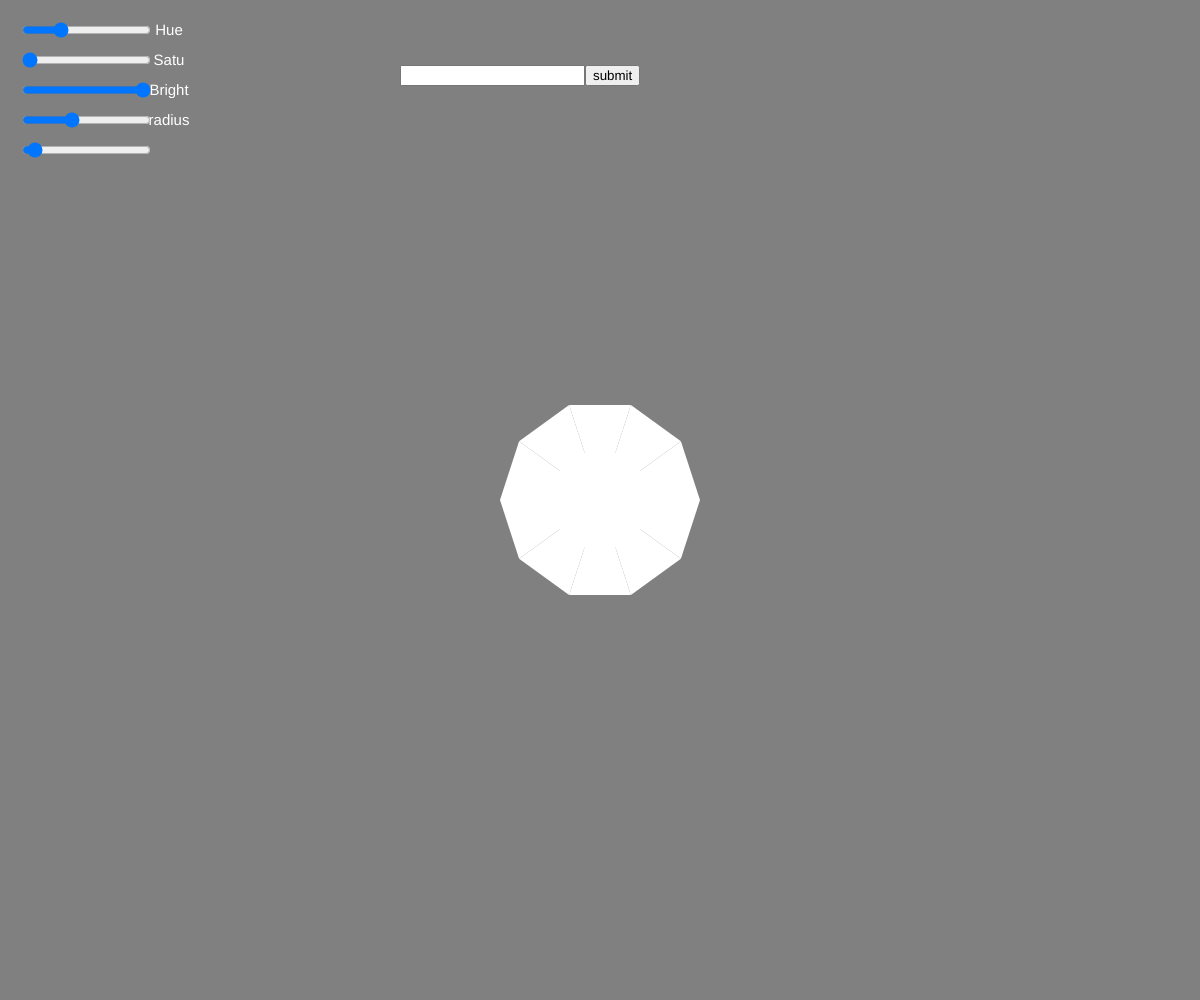
Frame 1 (no input)
Frame 60 (no input): identical to frame 1, image omitted
Frame 120 (the mouse pressed at the canvas centre since frame 60): identical to frame 1, image omitted

The p5.js sketch that drew this single still picture (run headless with seeded random() and noise() and a simulated clock; from frame 60 on, the mouse is pressed at the canvas centre):

// p5.js sketch
// ── sketch.js
var rSlider, gSlider, bSlider, kSlider;
function setup() {
// create canvas
colorMode(HSB,360,100,100);
createCanvas(windowWidth, windowHeight);
textSize(15);
noStroke();
// create sliders
rSlider = createSlider(0, 360, 100);
rSlider.position(20, 20);
gSlider = createSlider(0, 100, 0);
gSlider.position(20, 50);
bSlider = createSlider(0, 100, 100);
bSlider.position(20, 80);
kSlider = createSlider(10,height/4,100);
kSlider.position(20, 110);
aSlider = createSlider(6,100,10);
aSlider.position(20, 140);
  
input = createInput();
input.position(400, 65);
button = createButton('submit');
button.position(input.x + input.width, 65);
button.mousePressed(greet);
textAlign(CENTER);
}

function greet() {
var name = input.value();
input.value('');
  
  text(name,windowWidth/2, windowHeight/2-100);
  //textSize(50);
  fill(150,150,150);
}


function draw() {
var r = rSlider.value();
var g = gSlider.value();
var b = bSlider.value();
var k = kSlider.value();
var a = aSlider.value();
  background('gray');
  
var x1 = width / 2;
var y1 = height / 2;

  for (var i = 0; i < a; i++) {
noStroke();
var x2 = x1 + k*cos(TWO_PI * i / a);
var y2 = y1 + k*sin(TWO_PI * i / a);
var x3 = x1 + k*cos(TWO_PI * (i + 1) / a);
var y3 = y1 + k*sin(TWO_PI * (i + 1) / a);
triangle(x1, y1, x2, y2, x3, y3);
  }
  
  
ellipse(windowWidth/2, windowHeight/2, k);
fill(r,g,b);
text("Hue", rSlider.x * 2 + rSlider.width, 35);
text("Satu", gSlider.x * 2 + gSlider.width, 65);
text("Bright", bSlider.x * 2 + bSlider.width, 95);
text("radius",kSlider.x * 2 + kSlider.width, 125);
}

function mousePressed() {
point(mouseX,mouseY);
}
